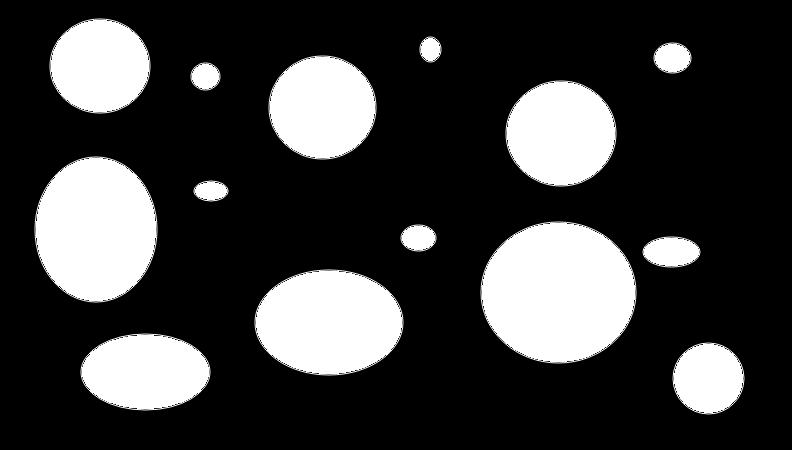
//> input picture Taller4/Build/img2.png, 792 x 450 px
$ ./etiquetadoDistancias Build/img2.png   (built with g++ and OpenCV 4)
//> lines starting //> are read from the running program, lines starting //| are printed output that depends on the picture; after the words box and inside, x2 and y2 are one past the last pixel; in counts of white or black regions, pixels touching at a corner belong together
#include <stdio.h>
#include <iostream>
#include <cstdlib>
#include <queue>
#include <stdlib.h>
#include <time.h>
#include <unistd.h>
#include <iterator>
#include <map>
#include <math.h>
#include <opencv2/opencv.hpp>

using namespace cv;
using namespace std;

struct Coord {
	int x;
	int y;
};

Mat etiquetado(Mat image, String basename,map<int,int> &mapa);
void revisarVecinos(Coord aux, queue<Coord> &cola, Mat &intermedia, Mat image,
                    map<int, int> &mapa, int contador, int &contadorPixeles);
void descarteDeRegiones(Mat &intermedia,map<int,int > &mapa,Mat &image);
Mat ajusteDeIntensidades( Mat intermedia, int cantRegiones);
void centros(Mat dist, Mat intermedia, map<int, int> mapa);

int main(int argc, char** argv )
{
	// Get command line arguments
	if ( argc < 2 )
	{
		std::cerr << "Usage: " << argv[ 0 ] << " image_file" << std::endl;
		return( -1 );

	} // fi

	// Review given command line arguments
	std::cout << "-------------------------" << std::endl;
	for( int a = 0; a < argc; a++ )
		std::cout << argv[ a ] << std::endl;
	std::cout << "-------------------------" << std::endl;

	// Read an image
	Mat image;
	image = imread( argv[1], IMREAD_GRAYSCALE );
//> image is the input picture: 450 rows x 792 cols, CV_8UC1; min 0, max 255, mean 60.3

	if ( !image.data )
	{
		std::cerr << "Error: No image data" << std::endl;
		return( -1);
	}

	stringstream ss( argv[ 1 ] );
	string basename;
	getline( ss, basename, '.' );
//> basename = "Build/img2"

	Mat intermedia;

	map<int,int> mapa;//contiene el numero de la region y la cantidad de pixeles que la componen

	cout<<"Luego del etiquetado se tienen las siguientes regiones: "<<endl;

	intermedia = etiquetado(image, basename, mapa);

	cout<<"Luego del descarte se tienen las siguientes regiones: "<<endl;

	descarteDeRegiones(intermedia,mapa,image);

	Mat ajustada;
	ajustada = ajusteDeIntensidades(intermedia, mapa.size());

	Mat dist;
	distanceTransform(image, dist, DIST_L2, 3);  //toca corregir esto NO ES INTERMEDIA

	cout << "Los centros de las regiones son: " << endl;

	centros(dist, intermedia, mapa);

	imwrite( basename + "_ajustada.png", ajustada );
	imwrite( basename + "_dist.png", dist );

	return( 0 );
}

Mat etiquetado(Mat image, String basename, map<int,int> &mapa){
//> called with basename = "Build/img2"
	unsigned int cantidad;
	queue<Coord> cola;
	int contador = 1;
	int contadorPixeles = 0;
	Coord aux;
	Mat intermedia = Mat::zeros( image.size( ), CV_8UC1 );
	Mat rest = Mat::zeros( image.size( ), CV_8UC1 );
	for (int i = 0; i < image.rows; i++) {
		for (int j = 0; j < image.cols; j++) {
			if(image.at<uchar>(i, j) == 255 && intermedia.at<uchar>(i, j) == 0) {//cambie 255 por 0 y agregue la condicion de intermedia
				intermedia.at<uchar>(i, j) = contador;
				aux.x = i;
				aux.y = j;
				cola.push(aux);
				contadorPixeles++;
				while (!cola.empty()) {
					aux = cola.front();
					cola.pop();
					revisarVecinos(aux, cola, intermedia, image, mapa, contador, contadorPixeles);
				}
				cout<<"Para la region ("<<contador<<") se reconocieron ("<<contadorPixeles<<") pixeles"<<endl;
				mapa.insert({ contador, contadorPixeles });
				contadorPixeles=0;
				contador++;
			}
		}
	}
//> this loop made 450 passes
//> contador on passes 1 to 3: 1, 1, 1
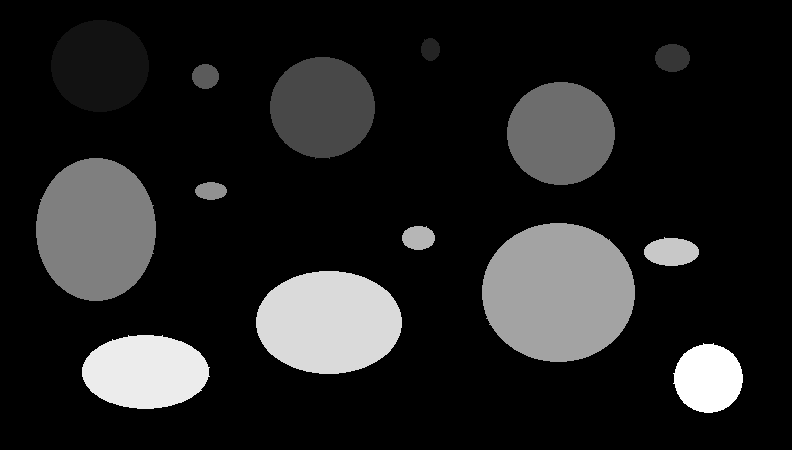
//> intermedia: 450 rows x 792 cols, CV_8UC1; min 0, max 14, mean 1.84; drawn with min black and max white
//> after the loop, cola = 0 items; contadorPixeles = 0; mapa = 14 items; contador = 15
//> in main, `intermedia = etiquetado(image, basename, mapa);`: mapa = 14 items

	return (intermedia);
}

void descarteDeRegiones(Mat &intermedia, map<int,int> &mapa, Mat &image){
	int maxCant=-1;
	for (auto itr = mapa.begin(); itr != mapa.end(); ++itr) {
		if(itr->second > maxCant) {
			maxCant = itr->second;
		}
	}
//> this loop made 14 passes
//> maxCant on passes 1, 4, 6, 7, 9: 7090, 8339, 8745, 13506, 16739
//> after the loop, maxCant = 16739

	for (int i = 0; i < intermedia.rows; i++) {
		for (int j = 0; j < intermedia.cols; j++) {
			auto it=mapa.find((int)(intermedia.at<uchar>(i, j)));
			if((double)(it->second) <= (double)(maxCant*0.15) && intermedia.at<uchar>(i, j) != 0
			   && it != mapa.end()) {
				if(it->second != 0) {
					mapa.erase(it);
					mapa.insert({ (int)(intermedia.at<uchar>(i, j)), 0 });
				}
				intermedia.at<uchar>(i, j)=0;
				image.at<uchar>(i, j)=0;
			}
		}
	}
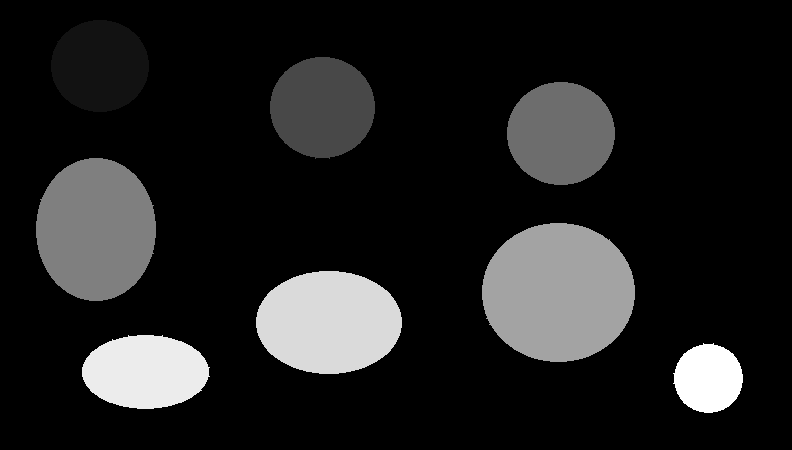
//> intermedia: 450 rows x 792 cols, CV_8UC1; 1.11% of pixels changed, all inside (x1, y1, x2, y2) = (192, 38, 699, 266); drawn with min black and max white
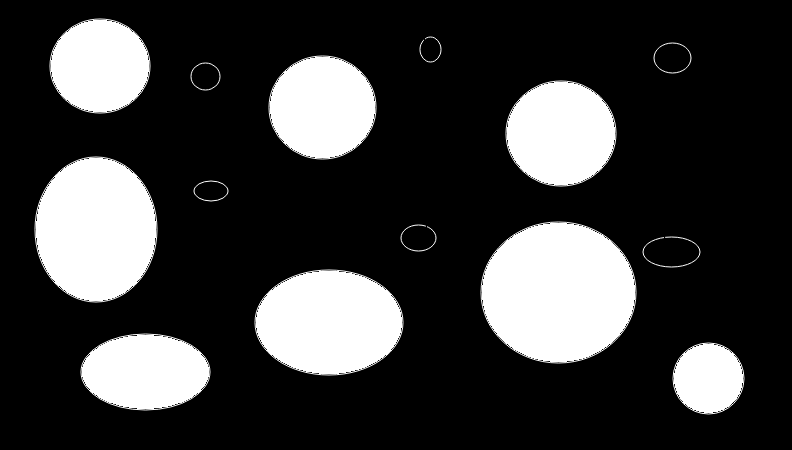
//> image: 450 rows x 792 cols, CV_8UC1; 1.11% of pixels changed, all inside (x1, y1, x2, y2) = (192, 38, 699, 266)

	for (auto itr = mapa.begin(); itr != mapa.end(); ++itr) {
		if(itr->second > 0)
			cout<<"Para la region ("<<itr->first<<") se reconocieron ("<<itr->second<<") pixeles"<<endl;
	}
//> this loop made 14 passes
//| Para la region (1) se reconocieron (7090) pixeles
//| Para la region (4) se reconocieron (8339) pixeles
//| Para la region (6) se reconocieron (8745) pixeles
//| Para la region (7) se reconocieron (13506) pixeles
//| Para la region (9) se reconocieron (16739) pixeles
//| Para la region (12) se reconocieron (11830) pixeles
//| Para la region (13) se reconocieron (7379) pixeles
//| Para la region (14) se reconocieron (3735) pixeles

}

Mat ajusteDeIntensidades(Mat intermedia, int cantRegiones){
//> called with cantRegiones = 14

	Mat ajustada = Mat::zeros( intermedia.size( ), CV_8UC1 );
	int factorDiferencial = floor(255/cantRegiones);
//> factorDiferencial = 18
	for (int i = 0; i < intermedia.rows; i++) {
		for (int j = 0; j < intermedia.cols; j++) {
			ajustada.at<uchar>(i, j)=intermedia.at<uchar>(i, j)*((uchar)(factorDiferencial));
		}
	}
//> in main, `distanceTransform(image, dist, DIST_L2, 3);`:
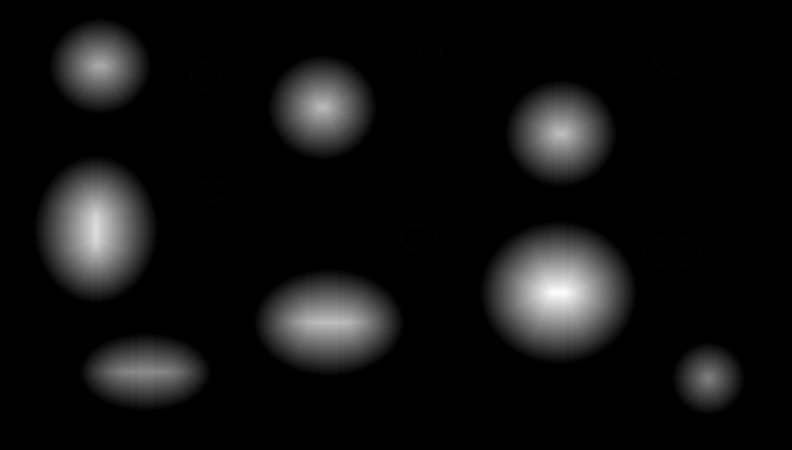
//> dist: 450 rows x 792 cols, CV_32FC1; min 0, max 68.76, mean 4.5; drawn with min black and max white
	return ajustada;
}

void revisarVecinos(Coord aux, queue<Coord> &cola, Mat &intermedia, Mat image,
                    map<int, int> &mapa, int contador, int &contadorPixeles){
	Coord vecino;

	for (int i = -1; i < 2; i++) {
		for (int j = -1; j < 2; j++) {
			vecino.x = aux.x+i;
			vecino.y = aux.y+j;
			if(vecino.x > -1 && vecino.y > -1 && vecino.x < image.rows && vecino.y < image.cols &&
			   intermedia.at<uchar>(vecino.x, vecino.y) == 0 && image.at<uchar>(vecino.x, vecino.y) == 255) {//cambie 255 por 0 y agregue condicion de image, corregí las coordenadas(vecino)
				cola.push(vecino);
				contadorPixeles++;
				intermedia.at<uchar>(vecino.x, vecino.y) = contador;
			}
		}
	}
}

void centros(Mat dist, Mat intermedia, map<int, int> mapa){
	map<int, Coord> mapaCentros;

	for (map<int,int>::iterator it=mapa.begin(); it!=mapa.end(); ++it) {
		if(it->second > 0) {
			int max = -1;
			int promF = 0, promC = 0;
			int count = 0;
			Coord coord;

			for (int i = 0; i < intermedia.rows; i++) {
				for (int j = 0; j < intermedia.cols; j++) {
					if((int)(intermedia.at<uchar>(i, j)) == it->first) {
						if((int)(dist.at<uchar>(i, j)) > max) {
							max = (int)(dist.at<uchar>(i, j));
							promF = i;
							promC = j;
							count = 1;
						}else if((int)(dist.at<uchar>(i, j)) == max) {
							promF = promF+i;
							promC = promC+j;
							count++;
						}
					}
				}
			}
			coord.x = promC/count;
			coord.y = promF/count;
			mapaCentros.insert({it->first, coord});
		}
	}
//> this loop made 14 passes
//> (max, promF, promC, count) on passes 1, 4, 6, 7, 9, 12, 13, 14: (0, 464289, 705372, 7090), (255, 131, 660, 2), (249, 698, 4352, 8), (244, 8015, 5082, 35), (254, 4289, 8300, 16), (254, 1974, 2139, 7), (0, 2741109, 1070073, 7379), (254, 6329, 12141, 17)

	for (map<int,Coord>::iterator it=mapaCentros.begin(); it!=mapaCentros.end(); ++it) {
		cout << "Para la region " << it->first << " el centro está en la fila "
		     << it->second.x << " columna " << it->second.y << endl;
	}
//> this loop made 8 passes
//| Para la region 1 el centro está en la fila 99 columna 65
//| Para la region 4 el centro está en la fila 330 columna 65
//| Para la region 6 el centro está en la fila 544 columna 87
//| Para la region 7 el centro está en la fila 145 columna 229
//| Para la region 9 el centro está en la fila 518 columna 268
//| Para la region 12 el centro está en la fila 305 columna 282
//| Para la region 13 el centro está en la fila 145 columna 371
//| Para la region 14 el centro está en la fila 714 columna 372
}
